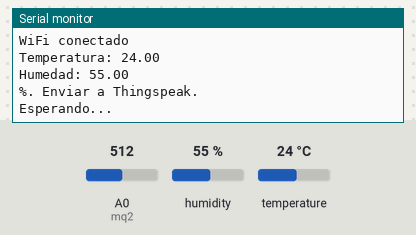
A sketch run on a simulated ESP8266 (NodeMCU). Parts: the last lines printed to the serial monitor. The inputs (shaded band) are chosen by the test bench; at power-on: humidity 55 %, A0 (mq2) = 512, temperature 24 °C. WiFi joins after 1.5 s; servers stay silent unless stated.

Above: at 3.3 s.
3.4 s: humidity set to 22 %
At 5.2 s:
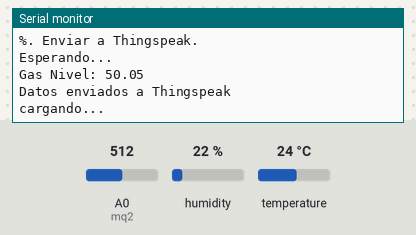
8.5 s: A0 (mq2) set to 710
At 10.2 s:
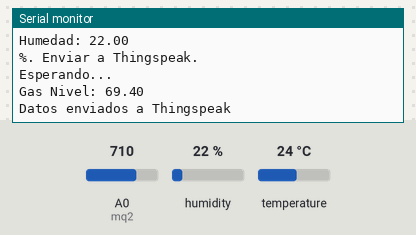
10.9 s: temperature set to 12 °C
At 12.6 s:
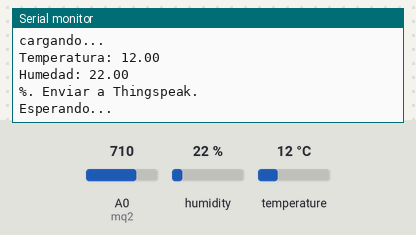
13.3 s: A0 (mq2) set to 716
At 14.1 s:
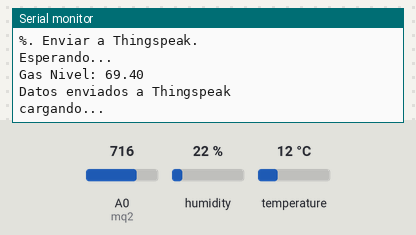
15.7 s: humidity set to 40 %
At 17.9 s:
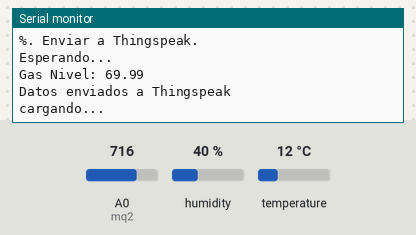
Timing chart, 0 to 19.1 s (numbered marks = the images above; inputs shaded):
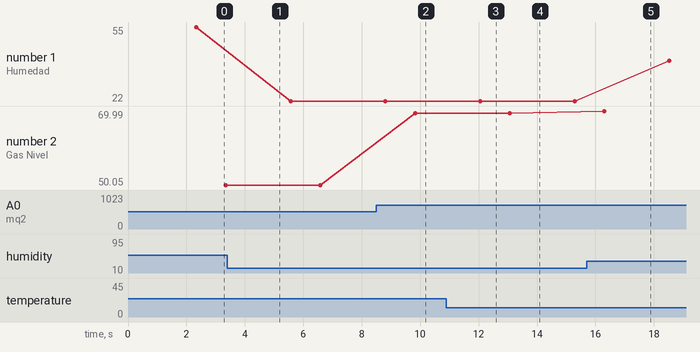

The sketch:

arduino1.ino
```cpp
#include <ESP8266WiFi.h>
#define BLYNK_PRINT Serial
#include <SPI.h>
#include <BlynkSimpleEsp8266.h>
#include <SimpleTimer.h>
#include <DHT.h>


String apiKey = "TBMU0NE6N4E3IHBK";
char auth[] = "3BJLiItzfme7HMwM6aw6qIkux2-ViKTt";
char ssid[] = "HUAWEI-2.4G-T2Xp";
char pass[] = "59EUZ5ux";
const char* server = "api.thingspeak.com";
#define DHTPIN 0
#define DHTTYPE DHT11
DHT dht(DHTPIN, DHTTYPE);

WiFiClient client;

SimpleTimer timer;

int mq2 = A0;
int data = 0;


void sendSensor()
{
  float h = dht.readHumidity();
  float t = dht.readTemperature();
  if (isnan(h) || isnan (t)){
    Serial.println("Failed to read from DHT sendor!");
    return;
  }

  Blynk.virtualWrite(V5, h);
  Blynk.virtualWrite(V6, t);
}
void setup()
{
  Serial.begin(9600);
  delay(10);
  dht.begin();

  Serial.println("Connecting to ");
  Serial.println(ssid);


  WiFi.begin(ssid, pass);

  while (WiFi.status() != WL_CONNECTED)
  {
    delay(500);
    Serial.print(".");
  }
  Serial.println("");
  Serial.println("WiFi conectado");

  Serial.begin(9600);
  Blynk.begin(auth, ssid, pass);
  dht.begin();

  timer.setInterval(1000L, sendSensor);
  Serial.begin(9600);
  Blynk.begin(auth, ssid, pass);
  timer.setInterval(1000L, getSendData);
}
void loop()
{
  Blynk.run();
  timer.run();

float u = dht.readHumidity();
      float t = dht.readTemperature();

              if (isnan(u) || isnan(t))
                 {
                     Serial.println("Failed to read from DHT sensor!");
                      return;
                 }

                         if (client.connect(server,80))
                      {

                             String postStr = apiKey;
                             postStr +="&field1=";
                             postStr += String(t);
                             postStr +="&field2=";
                             postStr += String(u);
                             postStr += "\r\n\r\n";

                             client.print("POST /update HTTP/1.1\n");
                             client.print("Host: api.thingspeak.com\n");
                             client.print("Connection: close\n");
                             client.print("X-THINGSPEAKAPIKEY: "+apiKey+"\n");
                             client.print("Content-Type: application/x-www-form-urlencoded\n");
                             client.print("Content-Length: ");
                             client.print(postStr.length());
                             client.print("\n\n");
                             client.print(postStr);

                             Serial.print("Temperatura: ");
                             Serial.println(t);
                             Serial.print("Humedad: ");
                             Serial.println(u);
                             Serial.println("%. Enviar a Thingspeak.");
                        }
          client.stop();

          Serial.println("Esperando...");


  delay(1000);


  float h = analogRead(A0);
if (isnan(h))
{
Serial.println("Falta el sensor de GAS");
return;
}


{
String postStr = apiKey;
postStr += "&amp;field1=";
postStr += String(h/1023*100);
postStr += "r\n";
client.print("POST /update HTTP/1.1\n");
client.print("Host: api.thingspeak.com\n");
client.print("Connection: close\n");
client.print("X-THINGSPEAKAPIKEY: " + apiKey + "\n");
client.print("Content-Type: application/x-www-form-urlencoded\n");
client.print("Content-Length: ");
client.print(postStr.length());
client.print("\n\n");
client.print(postStr);
Serial.print("Gas Nivel: ");
Serial.println(h/1023*100);
Serial.println("Datos enviados a Thingspeak");
}
delay(500);
client.stop();
Serial.println("cargando...");


delay(1500);

}
void getSendData()
{
data = analogRead(mq2);
  Blynk.virtualWrite(V2, data);

  if (data > 700 )
  {
    Blynk.notify("Smoke Detected!");
  }

}
```

Measured:
- after the input at 8.5 s, the serial monitor: prints a new line after 1.3 s (image 2)
- after the input at 10.9 s, the serial monitor: prints a new line after 1.2 s (image 3)
- plotted number 1: 55 → 22 after the input at 3.4 s, 22 → 40 after the input at 15.7 s
- plotted number 2: 50.05 → 69.4 after the input at 8.5 s
